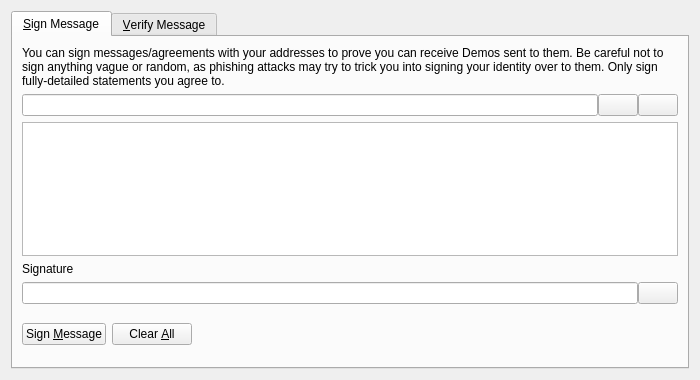
<?xml version="1.0" encoding="UTF-8"?>
<ui version="4.0">
 <class>SignVerifyMessageDialog</class>
 <widget class="QDialog" name="SignVerifyMessageDialog">
  <property name="geometry">
   <rect>
    <x>0</x>
    <y>0</y>
    <width>700</width>
    <height>380</height>
   </rect>
  </property>
  <property name="windowTitle">
   <string>Signatures - Sign / Verify a Message</string>
  </property>
  <property name="modal">
   <bool>true</bool>
  </property>
  <layout class="QVBoxLayout" name="verticalLayout">
   <item>
    <widget class="QTabWidget" name="tabWidget">
     <property name="currentIndex">
      <number>0</number>
     </property>
     <widget class="QWidget" name="tabSignMessage">
      <attribute name="title">
       <string>&amp;Sign Message</string>
      </attribute>
      <layout class="QVBoxLayout" name="verticalLayout_SM">
       <item>
        <widget class="QLabel" name="infoLabel_SM">
         <property name="text">
          <string>You can sign messages/agreements with your addresses to prove you can receive Demos sent to them. Be careful not to sign anything vague or random, as phishing attacks may try to trick you into signing your identity over to them. Only sign fully-detailed statements you agree to.</string>
         </property>
         <property name="textFormat">
          <enum>Qt::PlainText</enum>
         </property>
         <property name="wordWrap">
          <bool>true</bool>
         </property>
        </widget>
       </item>
       <item>
        <layout class="QHBoxLayout" name="horizontalLayout_1_SM">
         <property name="spacing">
          <number>0</number>
         </property>
         <item>
          <widget class="QValidatedLineEdit" name="addressIn_SM">
           <property name="toolTip">
            <string>The Demos address to sign the message with</string>
           </property>
          </widget>
         </item>
         <item>
          <widget class="QPushButton" name="addressBookButton_SM">
           <property name="toolTip">
            <string>Choose previously used address</string>
           </property>
           <property name="text">
            <string/>
           </property>
           <property name="shortcut">
            <string>Alt+A</string>
           </property>
           <property name="autoDefault">
            <bool>false</bool>
           </property>
          </widget>
         </item>
         <item>
          <widget class="QPushButton" name="pasteButton_SM">
           <property name="toolTip">
            <string>Paste address from clipboard</string>
           </property>
           <property name="text">
            <string/>
           </property>
           <property name="shortcut">
            <string>Alt+P</string>
           </property>
           <property name="autoDefault">
            <bool>false</bool>
           </property>
          </widget>
         </item>
        </layout>
       </item>
       <item>
        <widget class="QPlainTextEdit" name="messageIn_SM">
         <property name="toolTip">
          <string>Enter the message you want to sign here</string>
         </property>
        </widget>
       </item>
       <item>
        <widget class="QLabel" name="signatureLabel_SM">
         <property name="text">
          <string>Signature</string>
         </property>
         <property name="textFormat">
          <enum>Qt::PlainText</enum>
         </property>
        </widget>
       </item>
       <item>
        <layout class="QHBoxLayout" name="horizontalLayout_2_SM">
         <property name="spacing">
          <number>0</number>
         </property>
         <item>
          <widget class="QLineEdit" name="signatureOut_SM">
           <property name="font">
            <font>
             <italic>true</italic>
            </font>
           </property>
           <property name="readOnly">
            <bool>true</bool>
           </property>
          </widget>
         </item>
         <item>
          <widget class="QPushButton" name="copySignatureButton_SM">
           <property name="toolTip">
            <string>Copy the current signature to the system clipboard</string>
           </property>
           <property name="text">
            <string/>
           </property>
           <property name="autoDefault">
            <bool>false</bool>
           </property>
          </widget>
         </item>
        </layout>
       </item>
       <item>
        <layout class="QHBoxLayout" name="horizontalLayout_3_SM">
         <item>
          <widget class="QPushButton" name="signMessageButton_SM">
           <property name="toolTip">
            <string>Sign the message to prove you own this Demos address</string>
           </property>
           <property name="text">
            <string>Sign &amp;Message</string>
           </property>
           <property name="autoDefault">
            <bool>false</bool>
           </property>
          </widget>
         </item>
         <item>
          <widget class="QPushButton" name="clearButton_SM">
           <property name="toolTip">
            <string>Reset all sign message fields</string>
           </property>
           <property name="text">
            <string>Clear &amp;All</string>
           </property>
           <property name="autoDefault">
            <bool>false</bool>
           </property>
          </widget>
         </item>
         <item>
          <spacer name="horizontalSpacer_1_SM">
           <property name="orientation">
            <enum>Qt::Horizontal</enum>
           </property>
           <property name="sizeHint" stdset="0">
            <size>
             <width>40</width>
             <height>48</height>
            </size>
           </property>
          </spacer>
         </item>
         <item>
          <widget class="QLabel" name="statusLabel_SM">
           <property name="font">
            <font>
             <weight>75</weight>
             <bold>true</bold>
            </font>
           </property>
           <property name="text">
            <string/>
           </property>
           <property name="wordWrap">
            <bool>true</bool>
           </property>
          </widget>
         </item>
         <item>
          <spacer name="horizontalSpacer_2_SM">
           <property name="orientation">
            <enum>Qt::Horizontal</enum>
           </property>
           <property name="sizeHint" stdset="0">
            <size>
             <width>40</width>
             <height>48</height>
            </size>
           </property>
          </spacer>
         </item>
        </layout>
       </item>
      </layout>
     </widget>
     <widget class="QWidget" name="tabVerifyMessage">
      <attribute name="title">
       <string>&amp;Verify Message</string>
      </attribute>
      <layout class="QVBoxLayout" name="verticalLayout_VM">
       <item>
        <widget class="QLabel" name="infoLabel_VM">
         <property name="text">
          <string>Enter the receiver's address, message (ensure you copy line breaks, spaces, tabs, etc. exactly) and signature below to verify the message. Be careful not to read more into the signature than what is in the signed message itself, to avoid being tricked by a man-in-the-middle attack. Note that this only proves the signing party receives with the address, it cannot prove sendership of any transaction!</string>
         </property>
         <property name="textFormat">
          <enum>Qt::PlainText</enum>
         </property>
         <property name="alignment">
          <set>Qt::AlignLeading|Qt::AlignLeft|Qt::AlignTop</set>
         </property>
         <property name="wordWrap">
          <bool>true</bool>
         </property>
        </widget>
       </item>
       <item>
        <layout class="QHBoxLayout" name="horizontalLayout_1_VM">
         <property name="spacing">
          <number>0</number>
         </property>
         <item>
          <widget class="QValidatedLineEdit" name="addressIn_VM">
           <property name="toolTip">
            <string>The Demos address the message was signed with</string>
           </property>
          </widget>
         </item>
         <item>
          <widget class="QPushButton" name="addressBookButton_VM">
           <property name="toolTip">
            <string>Choose previously used address</string>
           </property>
           <property name="text">
            <string/>
           </property>
           <property name="shortcut">
            <string>Alt+A</string>
           </property>
           <property name="autoDefault">
            <bool>false</bool>
           </property>
          </widget>
         </item>
        </layout>
       </item>
       <item>
        <widget class="QPlainTextEdit" name="messageIn_VM"/>
       </item>
       <item>
        <widget class="QValidatedLineEdit" name="signatureIn_VM"/>
       </item>
       <item>
        <layout class="QHBoxLayout" name="horizontalLayout_2_VM">
         <item>
          <widget class="QPushButton" name="verifyMessageButton_VM">
           <property name="toolTip">
            <string>Verify the message to ensure it was signed with the specified Demos address</string>
           </property>
           <property name="text">
            <string>Verify &amp;Message</string>
           </property>
           <property name="autoDefault">
            <bool>false</bool>
           </property>
          </widget>
         </item>
         <item>
          <widget class="QPushButton" name="clearButton_VM">
           <property name="toolTip">
            <string>Reset all verify message fields</string>
           </property>
           <property name="text">
            <string>Clear &amp;All</string>
           </property>
           <property name="autoDefault">
            <bool>false</bool>
           </property>
          </widget>
         </item>
         <item>
          <spacer name="horizontalSpacer_1_VM">
           <property name="orientation">
            <enum>Qt::Horizontal</enum>
           </property>
           <property name="sizeHint" stdset="0">
            <size>
             <width>40</width>
             <height>48</height>
            </size>
           </property>
          </spacer>
         </item>
         <item>
          <widget class="QLabel" name="statusLabel_VM">
           <property name="font">
            <font>
             <weight>75</weight>
             <bold>true</bold>
            </font>
           </property>
           <property name="text">
            <string/>
           </property>
           <property name="wordWrap">
            <bool>true</bool>
           </property>
          </widget>
         </item>
         <item>
          <spacer name="horizontalSpacer_2_VM">
           <property name="orientation">
            <enum>Qt::Horizontal</enum>
           </property>
           <property name="sizeHint" stdset="0">
            <size>
             <width>40</width>
             <height>48</height>
            </size>
           </property>
          </spacer>
         </item>
        </layout>
       </item>
      </layout>
     </widget>
    </widget>
   </item>
  </layout>
 </widget>
 <customwidgets>
  <customwidget>
   <class>QValidatedLineEdit</class>
   <extends>QLineEdit</extends>
   <header>qvalidatedlineedit.h</header>
  </customwidget>
 </customwidgets>
 <resources>
  <include location="../demos.qrc"/>
 </resources>
 <connections/>
</ui>
